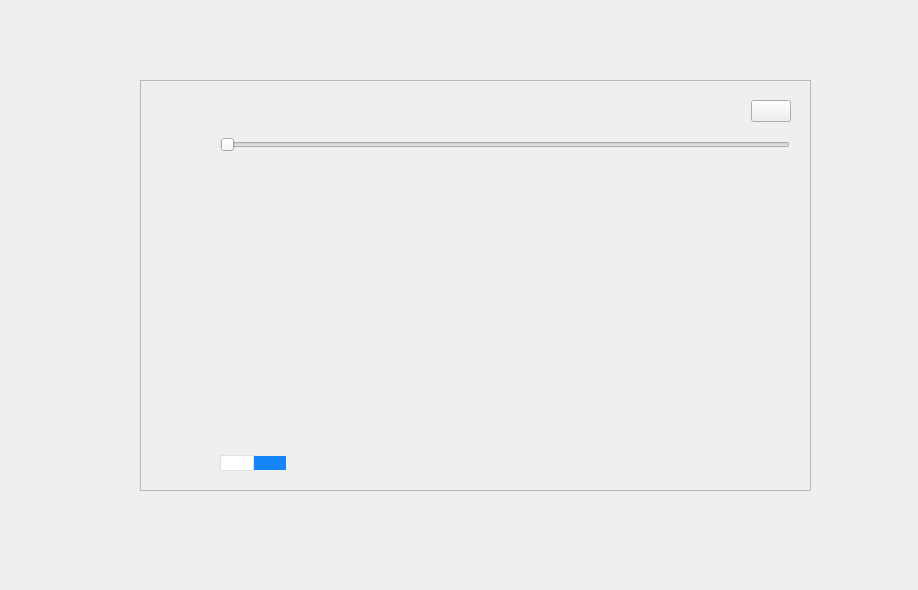
<?xml version="1.0" encoding="UTF-8"?>
<ui version="4.0">
 <class>ExportFile</class>
 <widget class="QWidget" name="ExportFile">
  <property name="geometry">
   <rect>
    <x>0</x>
    <y>0</y>
    <width>918</width>
    <height>590</height>
   </rect>
  </property>
  <property name="windowTitle">
   <string>Form</string>
  </property>
  <widget class="Frame_1" name="frame">
   <property name="geometry">
    <rect>
     <x>140</x>
     <y>80</y>
     <width>671</width>
     <height>411</height>
    </rect>
   </property>
   <property name="frameShape">
    <enum>QFrame::StyledPanel</enum>
   </property>
   <property name="frameShadow">
    <enum>QFrame::Raised</enum>
   </property>
   <widget class="QWidget" name="verticalLayoutWidget_3">
    <property name="geometry">
     <rect>
      <x>30</x>
      <y>20</y>
      <width>621</width>
      <height>371</height>
     </rect>
    </property>
    <layout class="QVBoxLayout" name="verticalLayout_3" stretch="0,0,1,0">
     <property name="spacing">
      <number>0</number>
     </property>
     <item>
      <layout class="QHBoxLayout" name="horizontalLayout_5">
       <property name="spacing">
        <number>0</number>
       </property>
       <item>
        <spacer name="horizontalSpacer_2">
         <property name="orientation">
          <enum>Qt::Horizontal</enum>
         </property>
         <property name="sizeHint" stdset="0">
          <size>
           <width>40</width>
           <height>20</height>
          </size>
         </property>
        </spacer>
       </item>
       <item>
        <widget class="PushButton_Basic" name="pClose">
         <property name="styleSheet">
          <string notr="true">QPushButton{
border: none;
border-image: url(&quot;:/images/mbox/guanbi@2x.png&quot;);
}

QPushButton::hover{
border-image: url(&quot;:/images/mbox/guanbi2@2x.png&quot;);
}</string>
         </property>
         <property name="text">
          <string/>
         </property>
        </widget>
       </item>
      </layout>
     </item>
     <item>
      <layout class="QHBoxLayout" name="horizontalLayout" stretch="0,1,0">
       <property name="spacing">
        <number>0</number>
       </property>
       <property name="leftMargin">
        <number>0</number>
       </property>
       <property name="topMargin">
        <number>0</number>
       </property>
       <property name="rightMargin">
        <number>0</number>
       </property>
       <property name="bottomMargin">
        <number>0</number>
       </property>
       <item>
        <widget class="QLabel" name="label_icon">
         <property name="minimumSize">
          <size>
           <width>50</width>
           <height>0</height>
          </size>
         </property>
         <property name="styleSheet">
          <string notr="true"/>
         </property>
         <property name="text">
          <string/>
         </property>
        </widget>
       </item>
       <item>
        <layout class="QVBoxLayout" name="verticalLayout">
         <property name="spacing">
          <number>0</number>
         </property>
         <property name="leftMargin">
          <number>0</number>
         </property>
         <property name="topMargin">
          <number>0</number>
         </property>
         <property name="rightMargin">
          <number>0</number>
         </property>
         <property name="bottomMargin">
          <number>0</number>
         </property>
         <item>
          <widget class="QLabel" name="label_title">
           <property name="styleSheet">
            <string notr="true">QLabel{
color: rgb(20,134,250);
}</string>
           </property>
           <property name="text">
            <string/>
           </property>
          </widget>
         </item>
         <item>
          <spacer name="verticalSpacer">
           <property name="orientation">
            <enum>Qt::Vertical</enum>
           </property>
           <property name="sizeHint" stdset="0">
            <size>
             <width>1</width>
             <height>1</height>
            </size>
           </property>
          </spacer>
         </item>
         <item>
          <widget class="QSlider" name="horizontalSlider">
           <property name="styleSheet">
            <string notr="true"/>
           </property>
           <property name="minimum">
            <number>0</number>
           </property>
           <property name="maximum">
            <number>100</number>
           </property>
           <property name="pageStep">
            <number>1</number>
           </property>
           <property name="value">
            <number>0</number>
           </property>
           <property name="sliderPosition">
            <number>0</number>
           </property>
           <property name="tracking">
            <bool>true</bool>
           </property>
           <property name="orientation">
            <enum>Qt::Horizontal</enum>
           </property>
          </widget>
         </item>
        </layout>
       </item>
       <item>
        <spacer name="horizontalSpacer_3">
         <property name="orientation">
          <enum>Qt::Horizontal</enum>
         </property>
         <property name="sizeHint" stdset="0">
          <size>
           <width>1</width>
           <height>1</height>
          </size>
         </property>
        </spacer>
       </item>
      </layout>
     </item>
     <item>
      <layout class="QHBoxLayout" name="horizontalLayout_2" stretch="0,1">
       <property name="spacing">
        <number>0</number>
       </property>
       <item>
        <widget class="QLabel" name="label_null">
         <property name="minimumSize">
          <size>
           <width>50</width>
           <height>0</height>
          </size>
         </property>
         <property name="styleSheet">
          <string notr="true"/>
         </property>
         <property name="text">
          <string/>
         </property>
        </widget>
       </item>
       <item>
        <layout class="QVBoxLayout" name="verticalLayout_2">
         <property name="spacing">
          <number>0</number>
         </property>
         <item>
          <layout class="QVBoxLayout" name="verticalLayout_4">
           <property name="spacing">
            <number>0</number>
           </property>
           <property name="leftMargin">
            <number>0</number>
           </property>
           <property name="topMargin">
            <number>0</number>
           </property>
           <property name="rightMargin">
            <number>0</number>
           </property>
           <property name="bottomMargin">
            <number>0</number>
           </property>
           <item>
            <widget class="QLabel" name="label_text">
             <property name="styleSheet">
              <string notr="true">QLabel{
color: rgb(68, 68, 68);
}</string>
             </property>
             <property name="text">
              <string/>
             </property>
            </widget>
           </item>
           <item>
            <widget class="QLabel" name="label_progress">
             <property name="styleSheet">
              <string notr="true">QLabel{
color: rgb(20,134,250);
}</string>
             </property>
             <property name="text">
              <string/>
             </property>
            </widget>
           </item>
           <item>
            <spacer name="verticalSpacer_2">
             <property name="orientation">
              <enum>Qt::Vertical</enum>
             </property>
             <property name="sizeHint" stdset="0">
              <size>
               <width>1</width>
               <height>1</height>
              </size>
             </property>
            </spacer>
           </item>
          </layout>
         </item>
        </layout>
       </item>
      </layout>
     </item>
     <item>
      <layout class="QHBoxLayout" name="horizontalLayout_3">
       <property name="spacing">
        <number>0</number>
       </property>
       <item>
        <widget class="QLabel" name="label_null_2">
         <property name="minimumSize">
          <size>
           <width>50</width>
           <height>0</height>
          </size>
         </property>
         <property name="styleSheet">
          <string notr="true"/>
         </property>
         <property name="text">
          <string/>
         </property>
        </widget>
       </item>
       <item>
        <layout class="QHBoxLayout" name="horizontalLayout_4">
         <item>
          <widget class="PushButton_Basic" name="pCancel">
           <property name="styleSheet">
            <string notr="true">QPushButton{
border: 1px solid rgb(224, 224, 224);
color: rgb(102, 102, 102);
background: white;
}</string>
           </property>
           <property name="text">
            <string/>
           </property>
          </widget>
         </item>
         <item>
          <widget class="PushButton_Basic" name="pShowFile">
           <property name="styleSheet">
            <string notr="true">QPushButton{
border: none;
color: white;
background: rgb(20,134,250);
}</string>
           </property>
           <property name="text">
            <string/>
           </property>
          </widget>
         </item>
         <item>
          <spacer name="horizontalSpacer">
           <property name="orientation">
            <enum>Qt::Horizontal</enum>
           </property>
           <property name="sizeHint" stdset="0">
            <size>
             <width>1</width>
             <height>1</height>
            </size>
           </property>
          </spacer>
         </item>
        </layout>
       </item>
      </layout>
     </item>
    </layout>
   </widget>
  </widget>
 </widget>
 <customwidgets>
  <customwidget>
   <class>PushButton_Basic</class>
   <extends>QPushButton</extends>
   <header>Custom/PushButton/pushbutton_basic.h</header>
  </customwidget>
  <customwidget>
   <class>Frame_1</class>
   <extends>QFrame</extends>
   <header>Custom/Frame/frame_1.h</header>
   <container>1</container>
  </customwidget>
 </customwidgets>
 <resources/>
 <connections/>
</ui>
